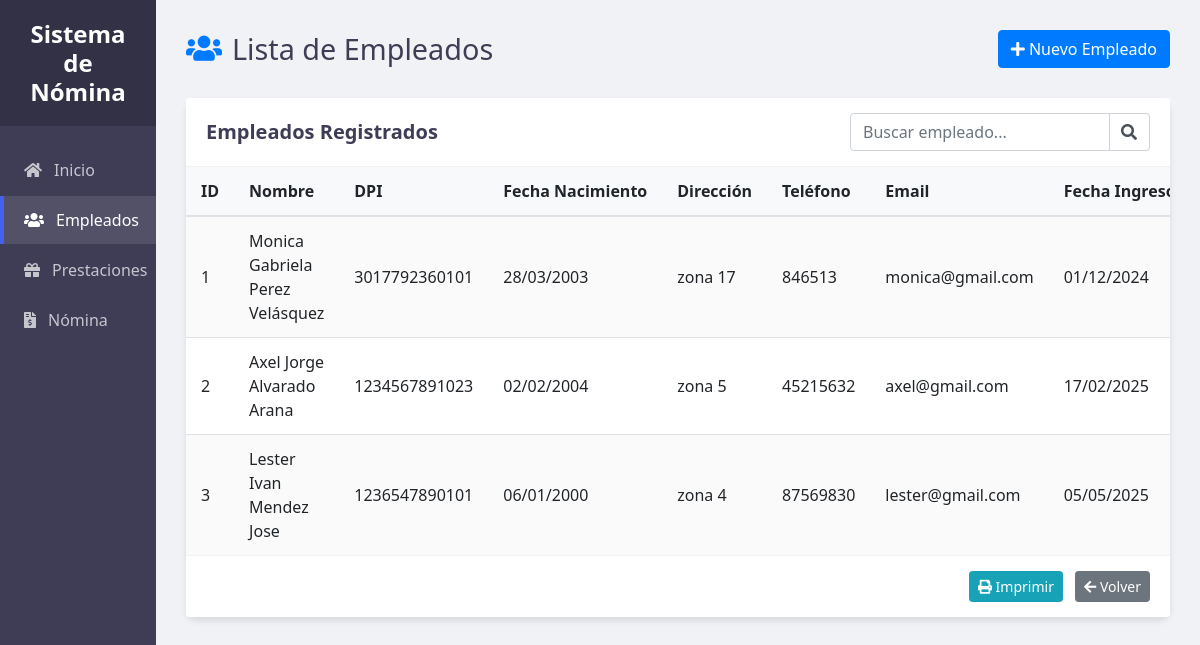
/ProyectoNomina/index.php?controller=empleado&action=ver, run on an earlier commit of the app's database.
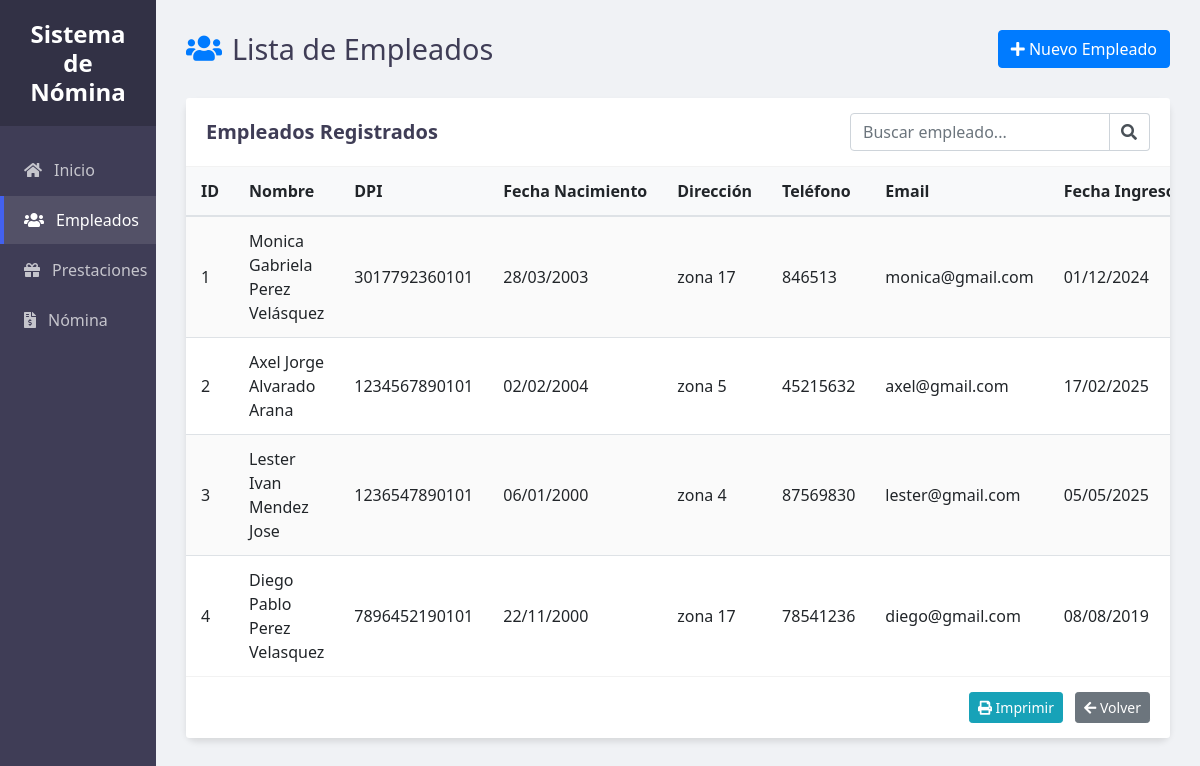
And on a later commit of the database.
### tables this page shows
CREATE TABLE `empleado` (
  `ID_Emp` int(11) NOT NULL,
  `PriNombre_Emp` varchar(50) NOT NULL,
  `SegNombre_Emp` varchar(50) NOT NULL,
  `PriApellido_Emp` varchar(50) NOT NULL,
  `SegApellido_Emp` varchar(50) NOT NULL,
  `DPI_Emp` varchar(20) NOT NULL,
  `FechaNacimiento_Emp` date NOT NULL,
  `Direccion_Emp` varchar(255) DEFAULT NULL,
  `Telefono_Emp` varchar(15) DEFAULT NULL,
  `Email_Emp` varchar(100) DEFAULT NULL,
  `FechaIngreso_Emp` date NOT NULL,
  `FechaBaja_Emp` date DEFAULT NULL,
  `Estado_Emp` varchar(10) DEFAULT 'Activo',
  `ID_Puesto` int(11) DEFAULT NULL
);

### ProyectoNomina/Controllers/EmpleadoController.php (called while the page is built, shortened)
<?php
class EmpleadoController {
    private $empleado;
    public function __construct() {
        $db = db::conectar();
        $this->empleado = new Empleado($db);
    }
    public function ver() {
        $empleados = $this->empleado->obtenerEmpleados();
        extract(['empleados' => $empleados]);
        include 'Views/Empleados/Ver.php';
    }
}
?>

### ProyectoNomina/Models/EmpleadoModelo.php (called while the page is built, shortened)
<?php
class Empleado {
    private $conn;
    public function __construct($db) {
        $this->conn = $db;
    }
    public function obtenerEmpleados() {
        try {
            $query = "CALL spObtenerEmpleados();";
            $stmt = $this->conn->prepare($query);
            $stmt->execute();
            $resultados = $stmt->fetchAll(PDO::FETCH_ASSOC);
            return $resultados;
        } catch (PDOException $e) {
            error_log("Error al obtener empleados: " . $e->getMessage());
            return [];
        }
    }
}

### ProyectoNomina/Views/Empleados/Ver.php (the view, shortened to what this page needs)
<!DOCTYPE html>
<html lang="es">
<head>
    <link rel="stylesheet" href="https://cdn.jsdelivr.net/npm/bootstrap@4.6.2/dist/css/bootstrap.min.css">
    <link rel="stylesheet" href="https://cdnjs.cloudflare.com/ajax/libs/font-awesome/5.15.4/css/all.min.css">
    <link rel="stylesheet" href="/ingenieriaSW/ProyectoNomina/Public/CSS/styleVerEmp.css">
</head>
<body>
    <div class="sidebar">
        <div class="sidebar-header">
            <h3>Sistema de Nómina</h3>
        </div>
        <ul class="sidebar-menu">
            <li><a href="index.php"><i class="fas fa-home"></i> Inicio</a></li>
            <li><a href="index.php?controller=empleado&action=ver" class="active"><i class="fas fa-users"></i> Empleados</a></li>
            <li><a href="index.php?controller=prestaciones&action=verpres"><i class="fas fa-gift"></i> Prestaciones</a></li>
            <li><a href="index.php?controller=nomina&action=vernomina"><i class="fas fa-file-invoice-dollar"></i> Nómina</a></li>
        </ul>
    </div>
    <div class="main-content">
        <div class="content-container">
            <div class="header">
                <div class="header-title">
                    <h1><i class="fas fa-users text-primary"></i> Lista de Empleados</h1>
                </div>
                <div class="header-actions">
                    <a href="index.php?controller=empleado&action=crear" class="btn btn-primary ">
                        <i class="fas fa-plus"></i> Nuevo Empleado
                    </a>
                </div>
            </div>
            <div class="card">
                <div class="card-header bg-white">
                    <div class="row align-items-center">
                        <div class="col-md-6">
                            <h5 class="mb-0">Empleados Registrados</h5>
                        </div>
                        <div class="col-md-6">
                            <div class="input-group search-box">
                                <input type="text" id="searchInput" class="form-control" placeholder="Buscar empleado...">
                                <div class="input-group-append">
                                    <span class="input-group-text"><i class="fas fa-search"></i></span>
                                </div>
                            </div>
                        </div>
                    </div>
                </div>
                <div class="card-body p-0">
                    <?php if (empty($empleados)): ?>
                        <div class="alert alert-info m-3">
                            <i class="fas fa-info-circle"></i> No hay empleados registrados en el sistema.
                        </div>
                    <?php else: ?>
                        <div class="table-container">
                            <table class="table table-striped table-hover" id="employeeTable">
                                <thead>
                                    <tr>
                                        <th>ID</th>
                                        <th>Nombre</th>
                                        <th>DPI</th>
                                        <th>Fecha Nacimiento</th>
                                        <th>Dirección</th>
                                        <th>Teléfono</th>
                                        <th>Email</th>
                                        <th>Fecha Ingreso</th>
                                    </tr>
                                </thead>
                                <tbody>
                                    <?php foreach ($empleados as $empleado): ?>
                                        <tr>
                                            <td><?php echo $empleado['ID_Emp'];?></td>
                                            <td>
                                                <?php
                                                    echo $empleado['PriNombre_Emp'] . ' ' .
                                                        ($empleado['SegNombre_Emp'] ? $empleado['SegNombre_Emp'] . ' ' : '') .
                                                        $empleado['PriApellido_Emp'] . ' ' .
                                                        ($empleado['SegApellido_Emp'] ? $empleado['SegApellido_Emp'] : '');
                                                ?>
                                            </td>
                                            <td><?php echo $empleado['DPI_Emp']; ?></td>
                                            <td><?php echo date('d/m/Y', strtotime($empleado['FechaNacimiento_Emp'])); ?></td>
                                            <td><?php echo $empleado['Direccion_Emp']; ?></td>
                                            <td><?php echo $empleado['Telefono_Emp']; ?></td>
                                            <td><?php echo $empleado['Email_Emp']; ?></td>
                                            <td><?php echo date('d/m/Y', strtotime($empleado['FechaIngreso_Emp'])); ?></td>
                                        </tr>
                                    <?php endforeach; ?>
                                </tbody>
                            </table>
                        </div>
                    <?php endif; ?>
                </div>
                <div class="card-footer bg-white">
                    <div class="row">
                        <div class="col text-right">
                            <button type="button" class="btn btn-info btn-sm mr-2" onclick="window.print()">
                                <i class="fas fa-print"></i> Imprimir
                            </button>
                            <a href="index.php" class="btn btn-secondary btn-sm">
                                <i class="fas fa-arrow-left"></i> Volver
                            </a>
                        </div>
                    </div>
                </div>
            </div>
        </div>
    </div>
</body>
</html>

### ProyectoNomina/index.php (shortened to what this page needs)
<?php
require_once 'Config/db.php';
require_once 'Models/EmpleadoModelo.php';
require_once 'Controllers/EmpleadoController.php';
$controller = $_GET['controller'] ?? 'empleado';
$action = $_GET['action'] ?? 'index';
switch ($controller) {
    case 'empleado':
        $controlador = new EmpleadoController();
        if (method_exists($controlador, $action)) {
            $controlador->$action();
        } else {
            echo "Acción no encontrada.";
        }
        break;
}

### ProyectoNomina/Public/CSS/styleVerEmp.css (style rules this page uses)
:root { --primary: #4361ee; --secondary: #3f3d56; --success: #23a359; --danger: #e74c3c; --light: #f8f9fa; --dark: #343a40; --gray: #6c757d; --sidebar-width: 13%; }
body { margin: 0; padding: 0; font-family: 'Segoe UI', Roboto, 'Helvetica Neue', Arial, sans-serif; background-color: #f0f2f5; display: flex; min-height: 100vh; overflow: hidden; }
.sidebar { width: var(--sidebar-width); background-color: var(--secondary); color: white; position: fixed; height: 100vh; overflow-y: auto; z-index: 100; }
.sidebar-header { padding: 20px; background-color: rgba(0, 0, 0, 0.2); text-align: center; }
.sidebar-header h3 { margin: 0; font-size: 1.5rem; font-weight: 600; }
.sidebar-menu { list-style: none; padding: 0; margin: 20px 0; }
.sidebar-menu li { margin-bottom: 2px; }
.sidebar-menu a { display: flex; align-items: center; padding: 12px 20px; color: rgba(255, 255, 255, 0.7); text-decoration: none; transition: all 0.3s; border-left: 4px solid transparent; }
.sidebar-menu a:hover, .sidebar-menu a.active { background-color: rgba(255, 255, 255, 0.1); color: white; border-left-color: var(--primary); }
.sidebar-menu i { margin-right: 12px; }
.main-content { flex: 1; margin-left: var(--sidebar-width); height: 100vh; overflow-y: auto; }
.content-container { padding: 30px; max-width: 1800px; margin: 0 auto; }
.header { display: flex; justify-content: space-between; align-items: center; margin-bottom: 30px; }
.header-title h1 { margin: 0; font-size: 1.8rem; color: var(--secondary); display: flex; align-items: center; }
.header-title h1 i { margin-right: 10px; }
.card { border: none; border-radius: 10px; box-shadow: 0 4px 6px rgba(0, 0, 0, 0.1); margin-bottom: 30px; background-color: white; }
.card-header { padding: 15px 20px; border-bottom: 1px solid rgba(0, 0, 0, 0.05); }
.card-header h5 { font-weight: 600; color: var(--secondary); }
.table-container { max-height: calc(100vh - 250px); overflow-y: auto; overflow-x: auto; }
.table { margin-bottom: 0; width: 100%; }
.table thead th { position: sticky; top: 0; background-color: #f8f9fa; z-index: 10; font-weight: 600; border-top: none; border-bottom: 2px solid #dee2e6; padding: 12px 15px; white-space: nowrap; }
.table td { padding: 12px 15px; vertical-align: middle; }
.table-striped tbody tr:nth-of-type(odd) { background-color: rgba(0, 0, 0, 0.02); }
.card-footer { background-color: white; border-top: 1px solid rgba(0, 0, 0, 0.05); padding: 15px 20px; }
.search-box { max-width: 300px; margin-left: auto; }
.search-box .form-control { border-top-right-radius: 0; border-bottom-right-radius: 0; }
.search-box .input-group-text { background-color: white; border-left: none; }

What changed in the data, as far as the page shows it:
changed empleado "Axel": DPI_Emp "1234567891023" → "1234567890101"
added empleado: ID_Emp "4", PriNombre_Emp "Diego", SegNombre_Emp "Pablo", PriApellido_Emp "Perez", SegApellido_Emp "Velasquez", DPI_Emp "7896452190101", FechaNacimiento_Emp "22/11/2000", Direccion_Emp "zona 17", Telefono_Emp "78541236", Email_Emp "diego@gmail.com", FechaIngreso_Emp "08/08/2019"
